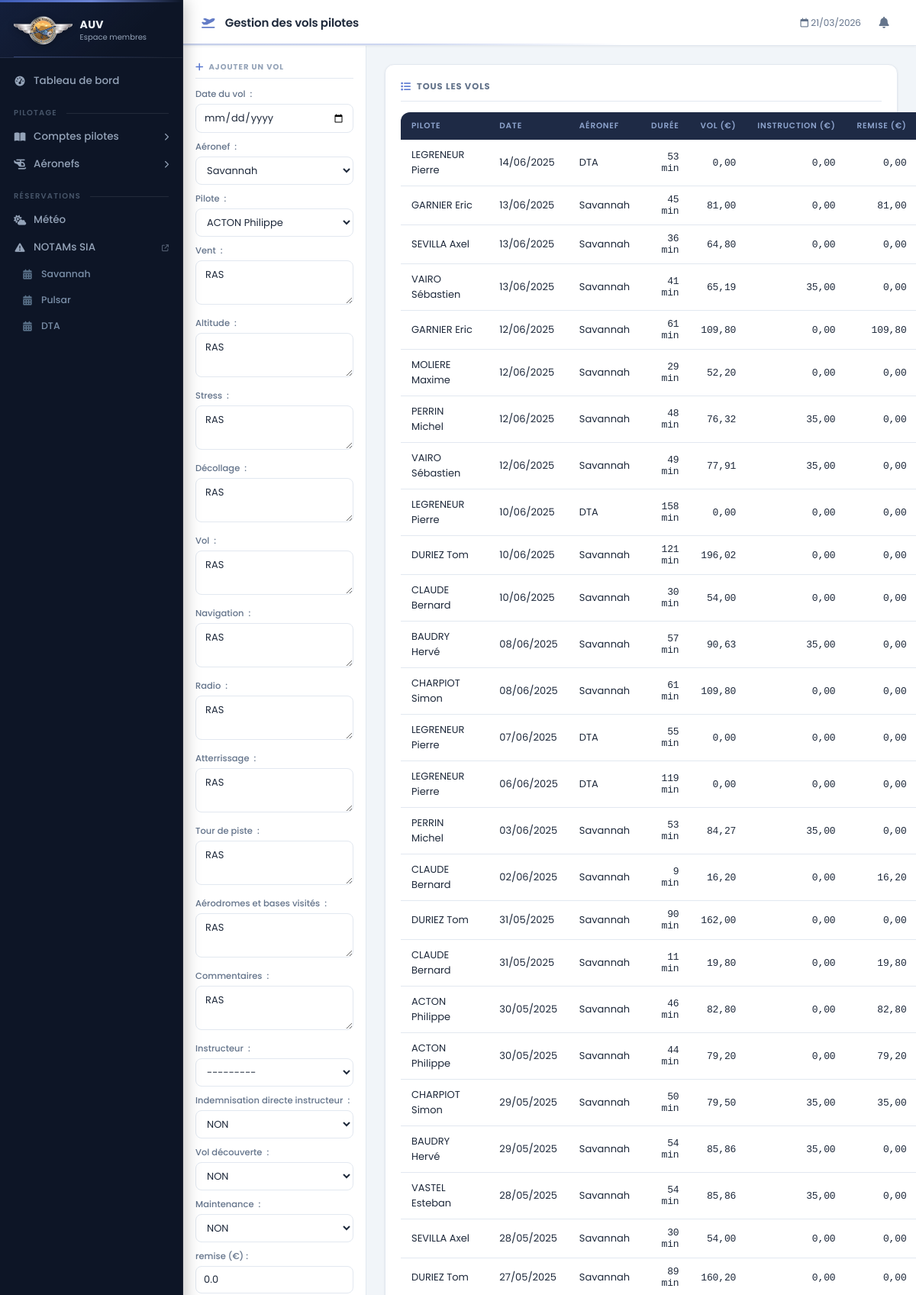
Page /intranetVolCreate (signed in, upper part) on the committed database.
### Intranet/models.py (models this page shows, shortened)
class Aeronef(models.Model):
    def __str__(self):
        text = self.type
        return text
    type = models.CharField(max_length = 20)
    classeULM = models.ForeignKey('ClasseULM',
                                  on_delete=models.CASCADE,
                                  default = 3)
    immatriculation = models.CharField(max_length = 6,
                                       default = 'XXXXX')
    indicatifRadio = models.CharField(max_length = 6,
                                       default = 'F-JXXX')
    limiteAptitudeVol = models.DateField(blank = True,
                            null = True)
    limiteLSA = models.DateField(blank = True,
                            null = True)
    limiteParachute = models.DateField(blank = True,
                            null = True)
    date = models.DateField(blank = True,
                            null = True)
    tarifPilote = models.DecimalField(decimal_places = 2,
                                      max_digits = 5,
                                      default = 00.00)
    tarifElevePilote = models.DecimalField(decimal_places = 2,
                                      max_digits = 5,
                                      default = 00.00)

class Vol(models.Model):
    pilote = models.ForeignKey('Member',
                               on_delete=models.CASCADE,
                               blank = True,
                               null = True)
    date = models.DateField(blank = True,
                            null = True)
    aeronef = models.ForeignKey('Aeronef',
                                on_delete=models.CASCADE,
                                default = 1)
    textVVent = models.CharField(max_length = 1000,
                             blank = True,
                             default = 'RAS')
    textAltitude = models.CharField(max_length = 1000,
                             blank = True,
                             default = 'RAS')
    textStress = models.CharField(max_length = 1000,
                             blank = True,
                             default = 'RAS')
    textDecollage = models.CharField(max_length = 1000,
                             blank = True,
                             default = 'RAS')
    textVol = models.CharField(max_length = 1000,
                             blank = True,
                             default = 'RAS')
    textNav = models.CharField(max_length = 1000,
                             blank = True,
                             default = 'RAS')
    textRadio = models.CharField(max_length = 1000,
                             blank = True,
                             default = 'RAS')
    textAtterrissage = models.CharField(max_length = 1000,
                             blank = True,
                             default = 'RAS')
    textTdp = models.CharField(max_length = 1000,
                             blank = True,
                             default = 'RAS')
    textBaseULM = models.CharField(max_length = 1000,
                             blank = True,
                             default = 'RAS')
    textCommentaire = models.CharField(max_length = 1000,
                             blank = True,
                             default = 'RAS')
    instructeur = models.CharField(max_length = 50,
                                   default = None,
                                   blank = True,
                                   null = True)
    indemInstructeur = models.ForeignKey(OuiNon,
                                         on_delete=models.CASCADE,
                                         related_name='idemInstructeurOuiNon',
                                         default = 1)
    bapteme = models.ForeignKey(OuiNon,
                                on_delete=models.CASCADE,
                                related_name='baptemeOuiNon',
                                default = 1)
    maintenance = models.ForeignKey(OuiNon,
                                    on_delete=models.CASCADE,
                                    related_name='maintenanceOuiNon',
                                    default = 1)
    horoInit = models.DecimalField(decimal_places = 2,
                                   max_digits = 7,
                                   default = 00.00)
    horoFin = models.DecimalField(decimal_places = 2,
                                  max_digits = 7,
                                  default = 00.00)
    prixVol = models.DecimalField(decimal_places = 2,
                                  max_digits = 7,
                                  default = 00.00)
    tarifInstruction = models.DecimalField(decimal_places = 2,
                                           max_digits = 7,
                                           default = 00.00)
    remise = models.DecimalField(decimal_places = 2,
                                 max_digits = 7,
                                 default = 00.00)
    class Meta:
        ordering = ['-date']
    @property
    def dureeVol(self):
        return int(calcDureeVol(self.horoInit,self.horoFin))
    def prixTotal(self):
        return self.prixVol + self.tarifInstruction - self.remise

class Member(models.Model):
    def __str__(self):
        return self.name + " " + self.vorname
    statut = models.ForeignKey('Statut',
                               on_delete=models.CASCADE,
                               default = 5)
    name = models.CharField(max_length = 50)
    vorname = models.CharField(max_length = 50)
    password = models.CharField(max_length = 20,
                                default = '0000')
    genre = models.ForeignKey('Sex',
                               on_delete=models.CASCADE,
                               default = 1)
    birthday = models.DateField(blank = True,
                                null = True)
    phone = models.CharField(max_length = 14,
                             blank=True,
                             null = True)
    email = models.EmailField(max_length = 50,
                              blank=True,
                              null = True)
    zip = models.CharField(max_length = 5,
                           blank=True,
                           null = True)
    city = models.CharField(max_length = 50,
                            blank=True,
                            null = True)
    adress = models.CharField(max_length = 200,
                              blank=True,
                              null = True)
    licenceFFPLUM = models.CharField(max_length = 6,
                                     blank = True,
                                     null = True)
    licenceAUV = models.ForeignKey(OuiNon,
                                on_delete=models.CASCADE,
                                related_name='licenceAUVOuiNon',
                                default = 1)
    brevetInstructeur = models.ForeignKey(OuiNon,
                                on_delete=models.CASCADE,
                                related_name='brevetInstructeurOuiNon',
                                default = 1)
    datePiloteC2 = models.DateField(blank = True,
                                null = True)
    datePiloteC3 = models.DateField(blank = True,
                                null = True)
    datePiloteC4 = models.DateField(blank = True,
                                null = True)
    dateEmportC2 = models.DateField(blank = True,
                                null = True)
    dateEmportC3 = models.DateField(blank = True,
                                null = True)
    dateEmportC4 = models.DateField(blank = True,
                                null = True)
    dateBaptemeC2 = models.DateField(blank = True,
                                null = True)
    dateBaptemeC3 = models.DateField(blank = True,
                                null = True)
    dateBaptemeC4 = models.DateField(blank = True,
                                null = True)
    reportComptePilote2024 = models.DecimalField(decimal_places = 2,
                                                 max_digits = 8,
                                                 default = 00.00)
    produitComptePilote = models.DecimalField(decimal_places = 2,
                                            max_digits = 8,
                                            default = 00.00)
    chargeComptePilote = models.DecimalField(decimal_places = 2,
                                            max_digits = 8,
                                            default = 00.00)
    class Meta:
        ordering = ['name','vorname']

### Intranet/MenuComptesPilotes/views.py (the view)
# urls.py: path('intranetVolCreate', intranetVolCreate, name = 'intranet_Vol_Create'),
def intranetVolCreate(request):
    loggedMember = getLoggedMemberFromRequest(request)
    if loggedMember:
        templateName = 'intranetVolCreate.html'
        context = {'loggedMember' : loggedMember,
                   'current_date_time' : dateTimeParis(),
                   'actionBtnName' : 'Enregistrer vol',
                   'allAeronef' : Aeronef.objects.all(),
                   }
        volAll = Vol.objects.all()
        context['volAll'] = volAll
        if request.method == 'POST':
            form = volForm(request.POST)
            if form.is_valid():
                if config.idVol == 0:
                    activeVol = Vol()
                    activePilote = form.cleaned_data['pilote']
                    volRegister(request, form, activePilote, activeVol)
                    volAllActivePilote = Vol.objects.filter(pilote = activePilote)
                    activePilote.chargeComptePilote = calcChargeComptePilote(activePilote, volAllActivePilote)
                    activePilote.save()
                else:
                    activeVol = Vol.objects.get(pk = config.idVol)
                    activePilote = activeVol.pilote
                    volRegister(request, form, activePilote, activeVol)
                    volAllActivePilote = Vol.objects.filter(pilote=activePilote)
                    activePilote.chargeComptePilote = calcChargeComptePilote(activePilote, volAllActivePilote)
                    activePilote.save()
                    config.idVol = 0
                return HttpResponseRedirect(request.path)
        else:
            form = volForm()
        context['form'] = form
        return render(request, templateName, context)
    else:
        return redirect('/internetAccueil')

### Intranet/MenuComptesPilotes/CalcComptesPilotes.py (called while the page is built)
def calcDureeVol(horoInit, horoFin):
    horoInitMin = floor(horoInit)*60+(horoInit%1)*100
    horoFinMin = floor(horoFin)*60+(horoFin%1)*100
    return horoFinMin-horoInitMin

### Intranet/context_processors.py (called while the page is built)
def notifications(request):
    if 'loggedMemberId' not in request.session:
        return {}
    from Intranet.models import Member
    try:
        member = Member.objects.get(id=request.session['loggedMemberId'])
        notifs = Notification.objects.filter(recipient=member).order_by('-created_at')[:8]
        unread = Notification.objects.filter(recipient=member, is_read=False).count()
        return {
            'notifications': notifs,
            'notif_count':   unread,
        }
    except Exception:
        return {}

### Intranet/models.py (called while the page is built)
    def __str__(self):
        text = self.value
        return text

    def __str__(self):
        return self.value

### Intranet/views.py (called while the page is built)
def getLoggedMemberFromRequest(request):
    if 'loggedMemberId' in request.session:
        loggedMemberId = request.session['loggedMemberId']
        loggedMember = Member.objects.get(id=loggedMemberId)
        return loggedMember
    return None

### ULMASSO/views.py (called while the page is built)
def dateTimeParis():
    now = datetime.now(tz = ZoneInfo("Europe/Paris"))
    return now.strftime("%d/%m/%Y %H:%M")

### Intranet/templates/intranetVolCreate.html (shortened to what this page needs)
{% extends "baseIntranet.html" %}
{% block bodyId %}intranetGererTousVolsPage{% endblock %}
{% block titrePage %}
    <i class="fa-solid fa-plane-departure"></i> Gestion des vols pilotes
{% endblock %}
{% block asideContent %}
    <h3><i class="fa-solid fa-plus"></i> Ajouter un vol</h3>
    <form action="{% url 'intranet_Vol_Create' %}" method="post">
        {{ form.as_p }}
    </form>
{% endblock %}
{% block mainContent %}
<div class="card-section">
    <h3><i class="fa-solid fa-list"></i> Tous les vols</h3>
    {% if volAll %}
    <table>
        <thead>
            <tr>
                <th>Pilote</th>
                <th>Date</th>
                <th>Aéronef</th>
                <th class="text-right">Durée</th>
                <th class="text-right">Vol (€)</th>
                <th class="text-right">Instruction (€)</th>
                <th class="text-right">Remise (€)</th>
            </tr>
        </thead>
        <tbody>
            {% for vol in volAll %}
            <tr>
                <td>{{ vol.pilote }}</td>
                <td>{{ vol.date|date:"d/m/Y" }}</td>
                <td>{{ vol.aeronef }}</td>
                <td class="text-right num">{{ vol.dureeVol }} min</td>
                <td class="text-right num">{{ vol.prixVol }}</td>
                <td class="text-right num">{{ vol.tarifInstruction }}</td>
                <td class="text-right num">{{ vol.remise }}</td>
            </tr>
            {% endfor %}
        </tbody>
    </table>
    {% else %}
    <div class="empty-state">
        <i class="fa-solid fa-plane-circle-xmark"></i>
        <p>Aucun vol enregistré</p>
    </div>
    {% endif %}
</div>
{% endblock %}

### Intranet/templates/baseIntranet.html (shortened to what this page needs)
<!DOCTYPE html>
<html lang="fr">
<head>
    <link rel="stylesheet" href="https://cdnjs.cloudflare.com/ajax/libs/font-awesome/6.5.0/css/all.min.css">
    <link rel="stylesheet" type="text/css" href="static/css/styleIntranet.css">
    <link rel="stylesheet" type="text/css" href="static/css/styleMenuPrincipal.css">
</head>
<body id="{% block bodyId %}page{% endblock %}">
<nav id="sidebar">
    <div class="sb-logo">
        <img src="static/res/icones/logo.png" alt="AUV">
        <div>
            <div class="sb-logo-text">AUV</div>
            <div class="sb-logo-sub">Espace membres</div>
        </div>
    </div>
    <div class="sb-nav">
        <a href="intranetAccueil" class="sb-item">
            <i class="fa-solid fa-gauge-high"></i>
            Tableau de bord
        </a>
        <div class="sb-section-label">Pilotage</div>
        <details class="sb-group">
            <summary class="sb-item">
                <i class="fa-solid fa-book-open"></i>
                Comptes pilotes
                <i class="fa-solid fa-chevron-right sb-chevron"></i>
            </summary>
        </details>
        <details class="sb-group">
            <summary class="sb-item">
                <i class="fa-solid fa-helicopter"></i>
                Aéronefs
                <i class="fa-solid fa-chevron-right sb-chevron"></i>
            </summary>
        </details>
        <div class="sb-section-label">Réservations</div>
        <a href="intranetWeather" class="sb-item">
            <i class="fa-solid fa-cloud-sun"></i>
            Météo
        </a>
        <a href="https://www.sia.aviation-civile.gouv.fr/documents/supaip/notam.php" target="_blank" class="sb-item">
            <i class="fa-solid fa-triangle-exclamation"></i>
            NOTAMs SIA
            <i class="fa-solid fa-external-link" style="font-size:9px;margin-left:auto;opacity:.5"></i>
        </a>
        {% for aeronef in allAeronef %}
        <a href="{% url 'intranet_Reservation_Calendrier' aeronef %}" class="sb-item sb-item-cal">
            <i class="fa-solid fa-calendar-days"></i>
            {{ aeronef.type }}
        </a>
        {% endfor %}
    </div>
</nav>
<div id="appMain">
    <header id="topBar">
        <div class="tb-title">
            {% block titrePage %}{% endblock %}
        </div>
        <div class="tb-right">
            <span style="font-size:12px;color:#64748b" id="tb-date">
                <i class="fa-regular fa-calendar"></i>
                {{ current_date_time|slice:":10" }}
            </span>
            <div style="position:relative">
                <button class="notif-btn" id="notifBtn" onclick="toggleNotif()">
                    <i class="fa-solid fa-bell"></i>
                </button>
            </div>
        </div>
    </header>
    <div id="contentArea">
        <aside id="asideContent">
            {% block asideContent %}{% endblock %}
        </aside>
        <main id="mainContent">
            {% block mainContent %}{% endblock %}
        </main>
    </div>
</div>
</body>
</html>

### rows in the picture
Aeronef: type "Savannah"
Aeronef: type "Pulsar"
Aeronef: type "DTA"
Vol: pilote "LEGRENEUR Pierre", date "14/06/2025", aeronef "DTA", dureeVol "53", prixVol "0,00", tarifInstruction "0,00", remise "0,00"
Vol: pilote "GARNIER Eric", date "13/06/2025", aeronef "Savannah", dureeVol "45", prixVol "81,00", tarifInstruction "0,00", remise "81,00"
Vol: pilote "SEVILLA Axel", date "13/06/2025", aeronef "Savannah", dureeVol "36", prixVol "64,80", tarifInstruction "0,00", remise "0,00"
Vol: pilote "VAIRO Sébastien", date "13/06/2025", aeronef "Savannah", dureeVol "41", prixVol "65,19", tarifInstruction "35,00", remise "0,00"
Vol: pilote "GARNIER Eric", date "12/06/2025", aeronef "Savannah", dureeVol "61", prixVol "109,80", tarifInstruction "0,00", remise "109,80"
Vol: pilote "MOLIERE Maxime", date "12/06/2025", aeronef "Savannah", dureeVol "29", prixVol "52,20", tarifInstruction "0,00", remise "0,00"
Vol: pilote "PERRIN Michel", date "12/06/2025", aeronef "Savannah", dureeVol "48", prixVol "76,32", tarifInstruction "35,00", remise "0,00"
Vol: pilote "VAIRO Sébastien", date "12/06/2025", aeronef "Savannah", dureeVol "49", prixVol "77,91", tarifInstruction "35,00", remise "0,00"
Vol: pilote "LEGRENEUR Pierre", date "10/06/2025", aeronef "DTA", dureeVol "158", prixVol "0,00", tarifInstruction "0,00", remise "0,00"
Vol: pilote "DURIEZ Tom", date "10/06/2025", aeronef "Savannah", dureeVol "121", prixVol "196,02", tarifInstruction "0,00", remise "0,00"
Vol: pilote "CLAUDE Bernard", date "10/06/2025", aeronef "Savannah", dureeVol "30", prixVol "54,00", tarifInstruction "0,00", remise "0,00"
Vol: pilote "BAUDRY Hervé", date "08/06/2025", aeronef "Savannah", dureeVol "57", prixVol "90,63", tarifInstruction "35,00", remise "0,00"
Vol: pilote "CHARPIOT Simon", date "08/06/2025", aeronef "Savannah", dureeVol "61", prixVol "109,80", tarifInstruction "0,00", remise "0,00"
Vol: pilote "LEGRENEUR Pierre", date "07/06/2025", aeronef "DTA", dureeVol "55", prixVol "0,00", tarifInstruction "0,00", remise "0,00"
Vol: pilote "LEGRENEUR Pierre", date "06/06/2025", aeronef "DTA", dureeVol "119", prixVol "0,00", tarifInstruction "0,00", remise "0,00"
Vol: pilote "PERRIN Michel", date "03/06/2025", aeronef "Savannah", dureeVol "53", prixVol "84,27", tarifInstruction "35,00", remise "0,00"
Vol: pilote "CLAUDE Bernard", date "02/06/2025", aeronef "Savannah", dureeVol "9", prixVol "16,20", tarifInstruction "0,00", remise "16,20"
Vol: pilote "DURIEZ Tom", date "31/05/2025", aeronef "Savannah", dureeVol "90", prixVol "162,00", tarifInstruction "0,00", remise "0,00"
Vol: pilote "CLAUDE Bernard", date "31/05/2025", aeronef "Savannah", dureeVol "11", prixVol "19,80", tarifInstruction "0,00", remise "19,80"
Vol: pilote "ACTON Philippe", date "30/05/2025", aeronef "Savannah", dureeVol "46", prixVol "82,80", tarifInstruction "0,00", remise "82,80"
Vol: pilote "ACTON Philippe", date "30/05/2025", aeronef "Savannah", dureeVol "44", prixVol "79,20", tarifInstruction "0,00", remise "79,20"
Vol: pilote "CHARPIOT Simon", date "29/05/2025", aeronef "Savannah", dureeVol "50", prixVol "79,50", tarifInstruction "35,00", remise "35,00"
Vol: pilote "BAUDRY Hervé", date "29/05/2025", aeronef "Savannah", dureeVol "54", prixVol "85,86", tarifInstruction "35,00", remise "0,00"
Vol: pilote "VASTEL Esteban", date "28/05/2025", aeronef "Savannah", dureeVol "54", prixVol "85,86", tarifInstruction "35,00", remise "0,00"
Vol: pilote "SEVILLA Axel", date "28/05/2025", aeronef "Savannah", dureeVol "30", prixVol "54,00", tarifInstruction "0,00", remise "0,00"
Vol: pilote "DURIEZ Tom", date "27/05/2025", aeronef "Savannah", dureeVol "89", prixVol "160,20", tarifInstruction "0,00", remise "0,00"

### other values in the picture
{{ current_date_time|slice:":10" }} "21/03/2026"
